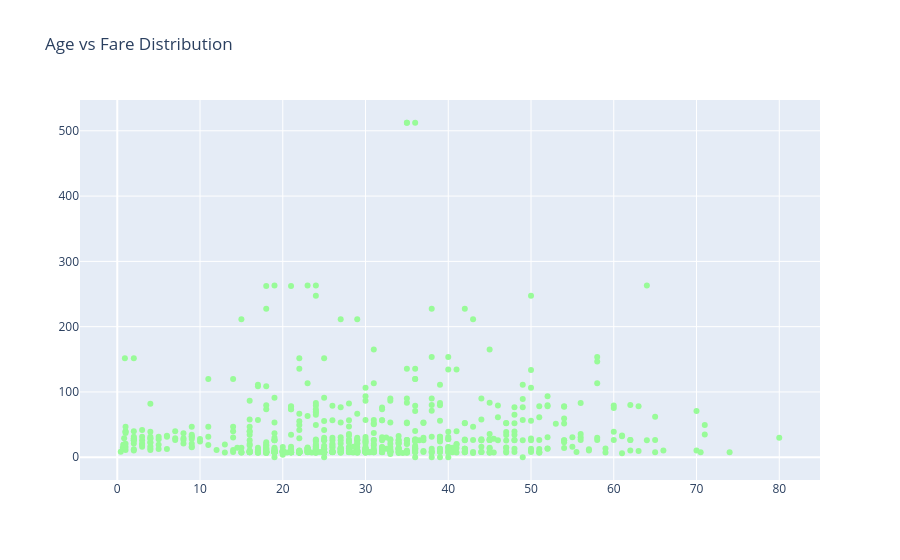

Notebook source saved alongside this figure:
### Code cell
trace=go.Scatter(x=data['Age'],y=data['Fare'],mode='markers',marker={'color':'palegreen'})
layout=go.Layout(title="Age vs Fare Distribution")
fig=go.Figure(data=trace,layout=layout)
fig.show()

### Figure 1 — Plotly figure (JSON) as saved in the notebook; plotly's stock layout.template omitted (floating-point values rounded to 4 significant figures; data arrays with more than 128 entries replaced by an {"elided": "..."} marker saying what was removed)
{"data": [{"marker": {"color": "palegreen"}, "mode": "markers", "type": "scatter", "x": {"elided": "891 float values"}, "y": {"elided": "891 float values"}}], "layout": {"title": {"text": "Age vs Fare Distribution"}}}
